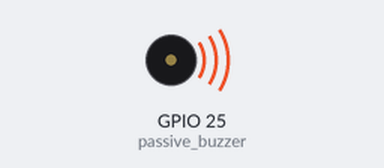
Recording of a program running on a simulated ESP32 board running MicroPython. On the bench: buzzer (waves = sounding). Random numbers come from a fixed seed.

Above: at 0.07 s.
Timing chart, 0 to 3.0 s (numbered marks = the images above):
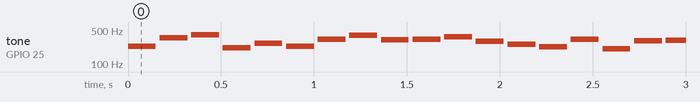

The program:

pass_buzz.py
```python
from machine import Pin, PWM
from utime import sleep
import random

while True:
    passive_buzzer = PWM(Pin(25, Pin.OUT), freq=random.randrange(200, 400), duty=512)
    sleep(0.15)
    passive_buzzer.deinit()
    sleep(0.02)
```

Measured:
- by itself, tone on GPIO 25 (passive_buzzer): plays 234 Hz for 0.15 s, 345 Hz for 0.15 s, 395 Hz for 0.15 s, 216 Hz for 0.15 s, 265 Hz for 0.15 s, 230 Hz for 0.15 s … (765 notes in this stretch)
